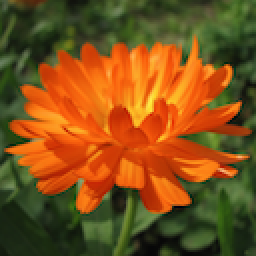
#> input picture datasets/Flowers_Test/Original/02_001.png, 128 x 128 px (shown 2 times larger); its folder holds only this picture in this run
$ python custom.py
#> lines starting #> are read from the running program, lines starting #| are printed output that depends on the picture
import cv2
import numpy as np
import os
import matplotlib.pyplot as plt
import matplotlib.colors as mcolors

# Load and preprocess images
def load_images(folder):
#> called with folder = 'datasets/Flowers_Test/Original'
    images = []
    for filename in os.listdir(folder):
        img_path = os.path.join(folder, filename)
        if os.path.exists(img_path):
            img = cv2.imread(img_path)
#> img is the input picture: shape (128, 128, 3); mean B, G, R 26.1, 80.8, 126.9
            if img is not None:
                gray = cv2.cvtColor(img, cv2.COLOR_BGR2GRAY)  # Convert to grayscale
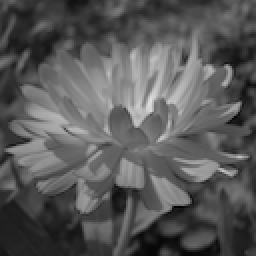
#> gray: shape (128, 128) (shown 2 times larger); min 1, max 223, mean 88.4
                images.append((gray, img))  # Store both grayscale and original
            else:
                print(f"Warning: Unable to read {img_path}")
        else:
            print(f"Warning: File not found - {img_path}")
    return images

# Create a custom colormap
def create_custom_colormap():
    # Define a list of colors in RGB format
    colors = [(1.0, 1.0, 0.0), (0.0, 1.0, 0.0), (0.0, 0.0, 1.0), (0.0, 1.0, 1.0), (0.0, 0.0, 0.0)]  # Black -> Blue -> Red -> Yellow -> Green

    # Create a colormap with these colors
    n_bins = 20  # Number of bins to divide the color spectrum into
    cmap_name = 'custom_cmap'
    cm = mcolors.LinearSegmentedColormap.from_list(cmap_name, colors, N=n_bins)

    return cm

# Load dataset
dataset_path = "datasets/Flowers_Test/Original"
image_pairs = load_images(dataset_path)
#> image_pairs = 1 item

# Ensure we have images
if not image_pairs:
    raise ValueError("No images found in the dataset folder!")

# Create custom colormap
custom_cmap = create_custom_colormap()

# Create a figure to display all images with increased figure size
fig_width = 100
fig_height = len(image_pairs) * 3  # Adjust the height to accommodate more rows
#> fig_height = 3

plt.figure(figsize=(fig_width, fig_height))

# Iterate through all the images in the dataset
for i, (gray_image, original_image) in enumerate(image_pairs):
    # Normalize the grayscale image for colormap
    norm = mcolors.Normalize(vmin=np.min(gray_image), vmax=np.max(gray_image))

    # Apply custom colormap using matplotlib's colormap and normalization
    colored_image_custom = custom_cmap(norm(gray_image))  # Applying custom colormap

    # Convert the colored image to a format OpenCV can handle (BGR)
    colored_image_custom_bgr = (colored_image_custom[:, :, :3] * 255).astype(np.uint8)

    # Plot original image
    plt.subplot(len(image_pairs), 3, i * 3 + 1)
    plt.imshow(cv2.cvtColor(original_image, cv2.COLOR_BGR2RGB))
    plt.title(f"Original Image {i+1}")
    plt.axis('off')

    # Plot grayscale image
    plt.subplot(len(image_pairs), 3, i * 3 + 2)
    plt.imshow(gray_image, cmap='gray')
    plt.title(f"Grayscale Image {i+1}")
    plt.axis('off')

    # Plot colorized image with custom colormap
    plt.subplot(len(image_pairs), 3, i * 3 + 3)
    plt.imshow(cv2.cvtColor(colored_image_custom_bgr, cv2.COLOR_BGR2RGB))
    plt.title(f"Custom Color Map Colorized {i+1}")
    plt.axis('off')
#> this loop made 1 pass
#> pass 1, `colored_image_custom = custom_cmap(norm(gray_image))`:
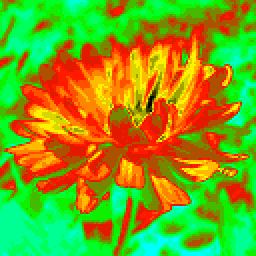
#> colored_image_custom: shape (128, 128, 4) float64 (shown 2 times larger); mean of channels 0, 1, 2, 3 0.101, 0.63, 0.494, 1; drawn as B, G, R

# Adjust layout and display
plt.tight_layout()
plt.show()
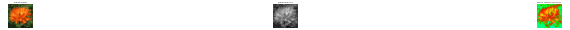
#> figure drawn by matplotlib, 3 panels

$ run again, on datasets/Flowers_Test/Original/02_005.png
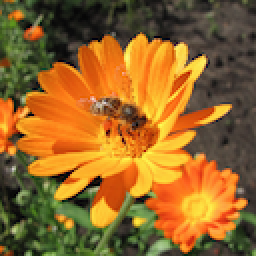
#> input picture datasets/Flowers_Test/Original/02_005.png, 128 x 128 px (shown 2 times larger)
#> in load_images, img is the input picture: shape (128, 128, 3); mean B, G, R 41.7, 101.9, 146.1
#> in load_images, `gray = cv2.cvtColor(img, cv2.COLOR_BGR2GRAY)`:
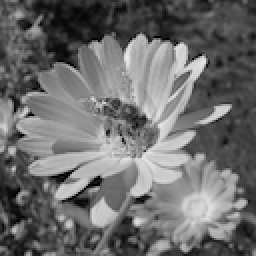
#> gray: shape (128, 128) (shown 2 times larger); min 0, max 235, mean 108.3
#> image_pairs = 1 item
#> fig_height = 3
#> the loop `for i, (gray_image, original_image) in enumerate(image_pairs):` made 1 pass
#> `plt.show()`:
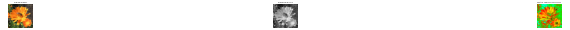
#> figure drawn by matplotlib, 3 panels

$ run again, on datasets/Flowers_Test/Original/02_002.png
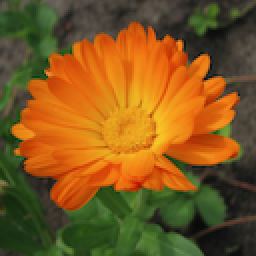
#> input picture datasets/Flowers_Test/Original/02_002.png, 128 x 128 px (shown 2 times larger)
#> in load_images, img is the input picture: shape (128, 128, 3); mean B, G, R 31.4, 87.4, 126.7
#> in load_images, `gray = cv2.cvtColor(img, cv2.COLOR_BGR2GRAY)`:
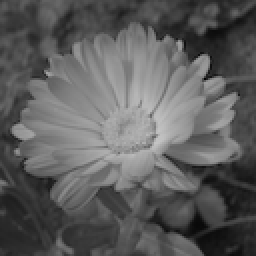
#> gray: shape (128, 128) (shown 2 times larger); min 3, max 196, mean 92.8
#> image_pairs = 1 item
#> fig_height = 3
#> the loop `for i, (gray_image, original_image) in enumerate(image_pairs):` made 1 pass
#> `plt.show()`:
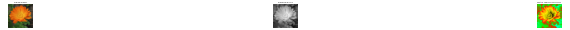
#> figure drawn by matplotlib, 3 panels

$ run again, on datasets/Flowers_Test/Original/02_003.png
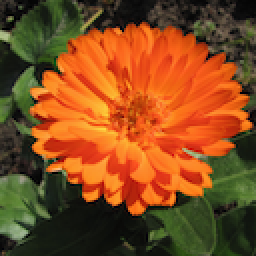
#> input picture datasets/Flowers_Test/Original/02_003.png, 128 x 128 px (shown 2 times larger)
#> in load_images, img is the input picture: shape (128, 128, 3); mean B, G, R 30.8, 75.4, 132.1
#> in load_images, `gray = cv2.cvtColor(img, cv2.COLOR_BGR2GRAY)`:
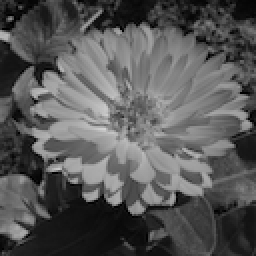
#> gray: shape (128, 128) (shown 2 times larger); min 0, max 211, mean 87.3
#> image_pairs = 1 item
#> fig_height = 3
#> the loop `for i, (gray_image, original_image) in enumerate(image_pairs):` made 1 pass
#> `plt.show()`:
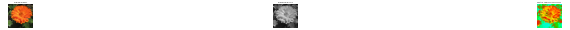
#> figure drawn by matplotlib, 3 panels

$ run again, on datasets/Flowers_Test/Original/02_004.png
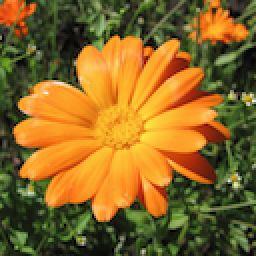
#> input picture datasets/Flowers_Test/Original/02_004.png, 128 x 128 px (shown 2 times larger)
#> in load_images, img is the input picture: shape (128, 128, 3); mean B, G, R 38.1, 103.5, 136.8
#> in load_images, `gray = cv2.cvtColor(img, cv2.COLOR_BGR2GRAY)`:
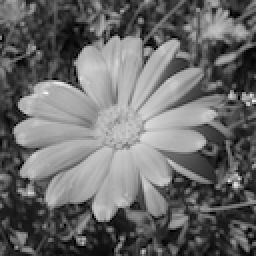
#> gray: shape (128, 128) (shown 2 times larger); min 0, max 243, mean 106
#> image_pairs = 1 item
#> fig_height = 3
#> the loop `for i, (gray_image, original_image) in enumerate(image_pairs):` made 1 pass
#> `plt.show()`:
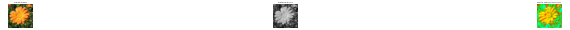
#> figure drawn by matplotlib, 3 panels
